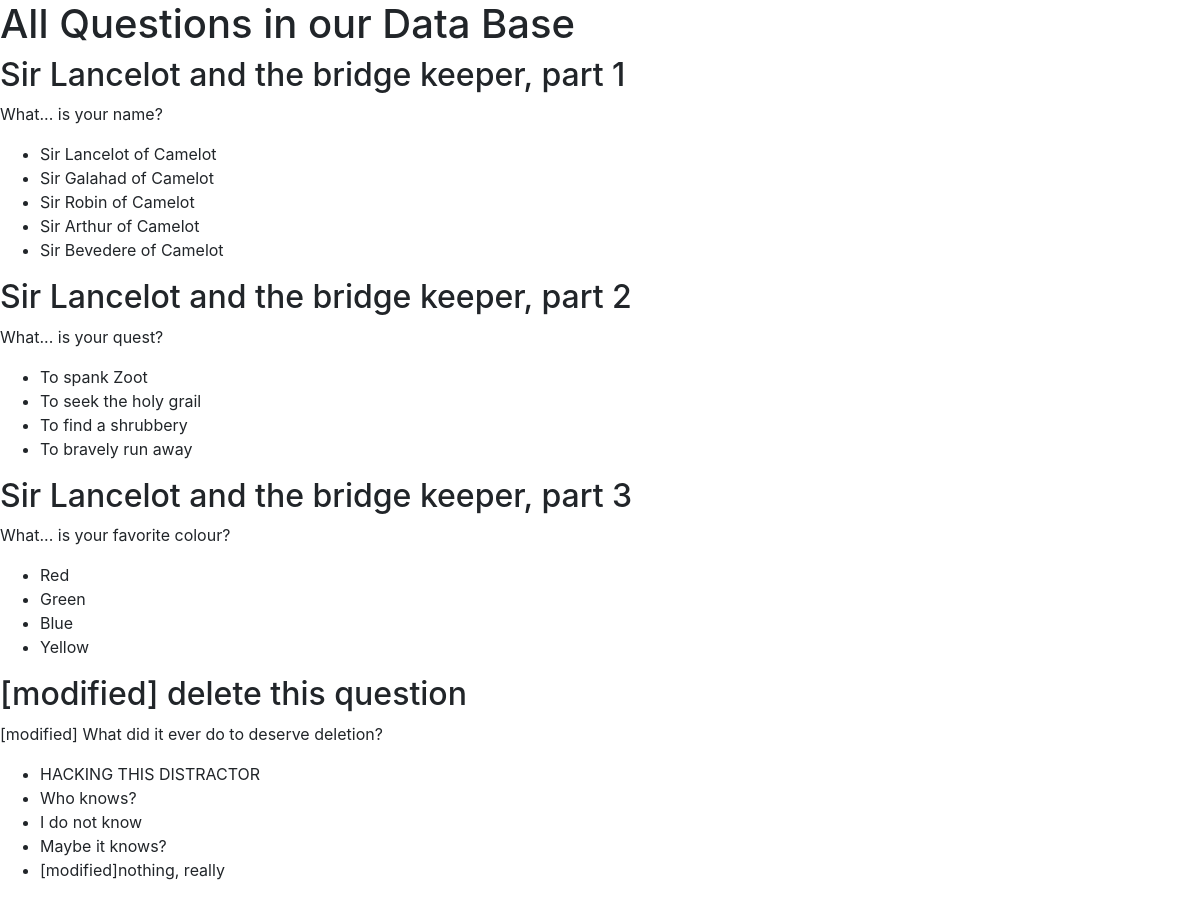
The page / on the database its author committed.
### evopie/models.py (models this page shows, shortened)
class Question(DB.Model):
    id = DB.Column(DB.Integer, primary_key=True)
    title = DB.Column(DB.String, nullable=False)
    stem = DB.Column(DB.String, nullable=False)
    answer = DB.Column(DB.String, nullable=False)
    distractors = DB.relationship('Distractor', backref='question', lazy=True)
    quiz_questions = DB.relationship('QuizQuestion', backref='question', lazy=True)
    def dump_as_dict(self):
        q = {
            "id" : self.id,
            "title" : self.title,
            "stem" : self.stem,
            "answer" : self.answer,
            "alternatives" : []
        }
        q['alternatives'] = [d.answer for d in self.distractors]
        q['alternatives'].append(self.answer)
        shuffle(q['alternatives'])
        return q

class Distractor(DB.Model):
    id = DB.Column(DB.Integer, primary_key=True)
    answer = DB.Column(DB.String, nullable=False)
    question_id = DB.Column(None, DB.ForeignKey('question.id'))

### evopie/routes_pages.py (the view)
@pages.route('/')
def index():
    all_quizzes =  [q.dump_as_dict() for q in models.Question.query.all()]
    return render_template('index.html', quizzes=all_quizzes)

### evopie/templates/index.html (shortened to what this page needs)
{% extends 'base.html' %}
{% block content %}
  <h1>All Questions in our Data Base</h1>
  {% for quiz in quizzes %}
      <div>
          <h2> {{ quiz['title'] }}       </h2>
          <p>  {{ quiz['stem'] }}    </p>
          <ul>
              {% for alternative in quiz['alternatives'] %}
                  <li> {{ alternative }} </li>
              {% endfor %}
          </ul>
      </div>
  {% endfor %}
{% endblock %}

### evopie/templates/base.html (shortened to what this page needs)
<!doctype html>
<html lang="en">
    <head>
        <link rel="stylesheet" href="https://stackpath.bootstrapcdn.com/bootstrap/4.5.0/css/bootstrap.min.css">
        <link rel="stylesheet" href="{{ url_for('static', filename='basestyle.css') }}">
    </head>
    <body>
    {% block content %}
    {% endblock %}
    </body>
</html>

### rows shown on the page
Question: title "Sir Lancelot and the bridge keeper, part 1", stem "What... is your name?", answer "Sir Lancelot of Camelot"
Distractor: answer "Sir Galahad of Camelot"
Distractor: answer "Sir Robin of Camelot"
Distractor: answer "Sir Arthur of Camelot"
Distractor: answer "Sir Bevedere of Camelot"
Question: title "Sir Lancelot and the bridge keeper, part 2", stem "What... is your quest?", answer "To seek the holy grail"
Distractor: answer "To spank Zoot"
Distractor: answer "To find a shrubbery"
Distractor: answer "To bravely run away"
Question: title "Sir Lancelot and the bridge keeper, part 3", stem "What... is your favorite colour?", answer "Blue"
Distractor: answer "Red"
Distractor: answer "Green"
Distractor: answer "Yellow"
Question: title "[modified] delete this question", stem "[modified] What did it ever do to deserve deletion?", answer "[modified]nothing, really"
Distractor: answer "HACKING THIS DISTRACTOR"
Distractor: answer "Who knows?"
Distractor: answer "I do not know"
Distractor: answer "Maybe it knows?"
